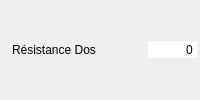
       <widget class="QWidget" name="widget_r_dos" native="true">
        <property name="minimumSize">
         <size>
          <width>200</width>
          <height>26</height>
         </size>
        </property>
        <layout class="QHBoxLayout" name="horizontalLayout_17">
         <property name="spacing">
          <number>2</number>
         </property>
         <property name="leftMargin">
          <number>3</number>
         </property>
         <property name="topMargin">
          <number>3</number>
         </property>
         <property name="rightMargin">
          <number>3</number>
         </property>
         <property name="bottomMargin">
          <number>3</number>
         </property>
         <item>
          <widget class="QLabel" name="label_33">
           <property name="text">
            <string/>
           </property>
           <property name="pixmap">
            <pixmap resource="../../resources/resources.qrc">:/images/Aptitudes/resistance_dos.png</pixmap>
           </property>
          </widget>
         </item>
         <item>
          <widget class="QLabel" name="label_r_dos">
           <property name="text">
            <string>Résistance Dos</string>
           </property>
          </widget>
         </item>
         <item>
          <spacer name="horizontalSpacer_18">
           <property name="orientation">
            <enum>Qt::Horizontal</enum>
           </property>
           <property name="sizeHint" stdset="0">
            <size>
             <width>37</width>
             <height>12</height>
            </size>
           </property>
          </spacer>
         </item>
         <item>
          <widget class="QSpinBox" name="sp_r_dos">
           <property name="focusPolicy">
            <enum>Qt::NoFocus</enum>
           </property>
           <property name="autoFillBackground">
            <bool>true</bool>
           </property>
           <property name="frame">
            <bool>false</bool>
           </property>
           <property name="alignment">
            <set>Qt::AlignRight|Qt::AlignTrailing|Qt::AlignVCenter</set>
           </property>
           <property name="buttonSymbols">
            <enum>QAbstractSpinBox::NoButtons</enum>
           </property>
           <property name="suffix">
            <string/>
           </property>
           <property name="minimum">
            <number>-999999</number>
           </property>
           <property name="maximum">
            <number>9999999</number>
           </property>
           <property name="stepType">
            <enum>QAbstractSpinBox::DefaultStepType</enum>
           </property>
          </widget>
         </item>
        </layout>
       </widget>
